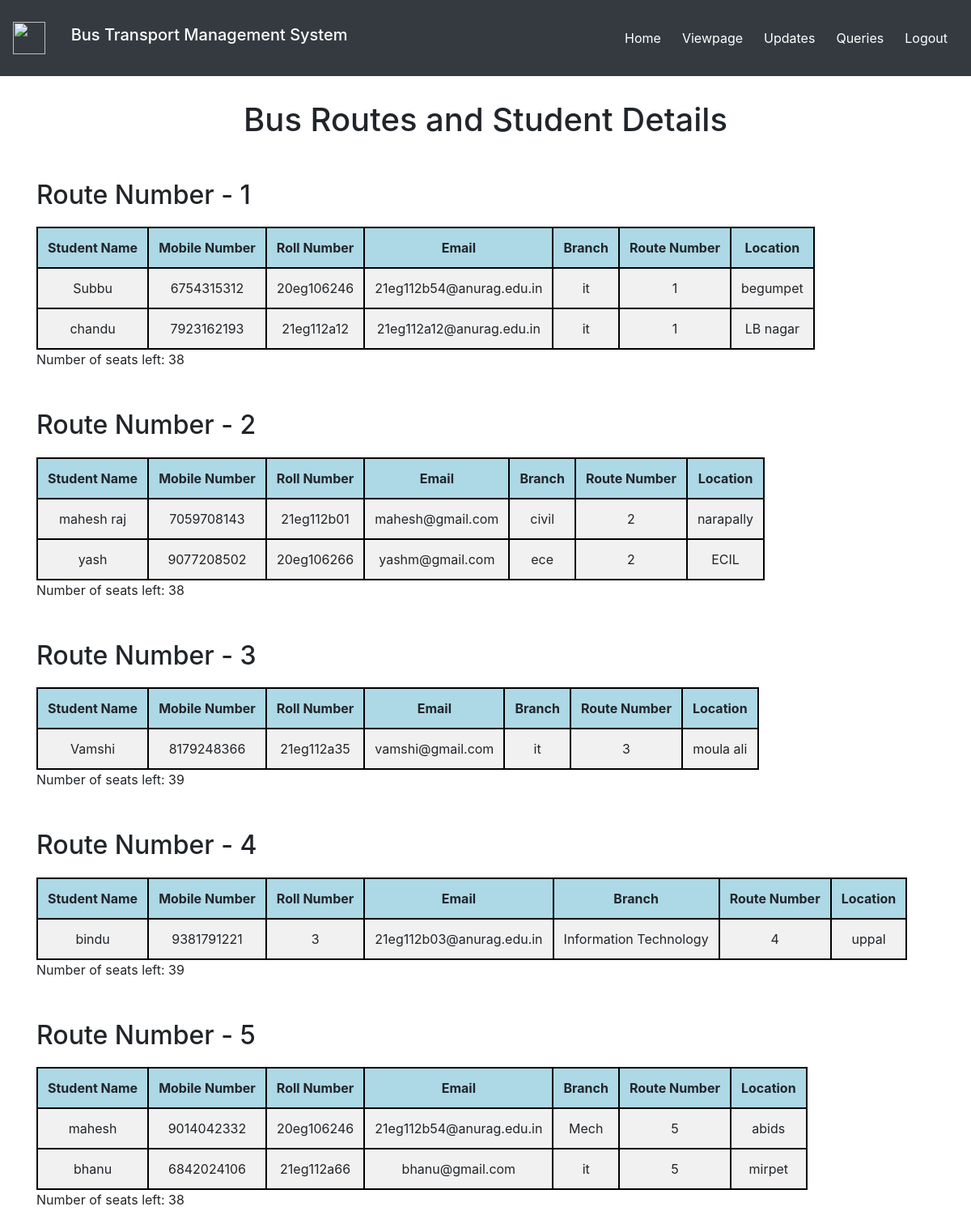
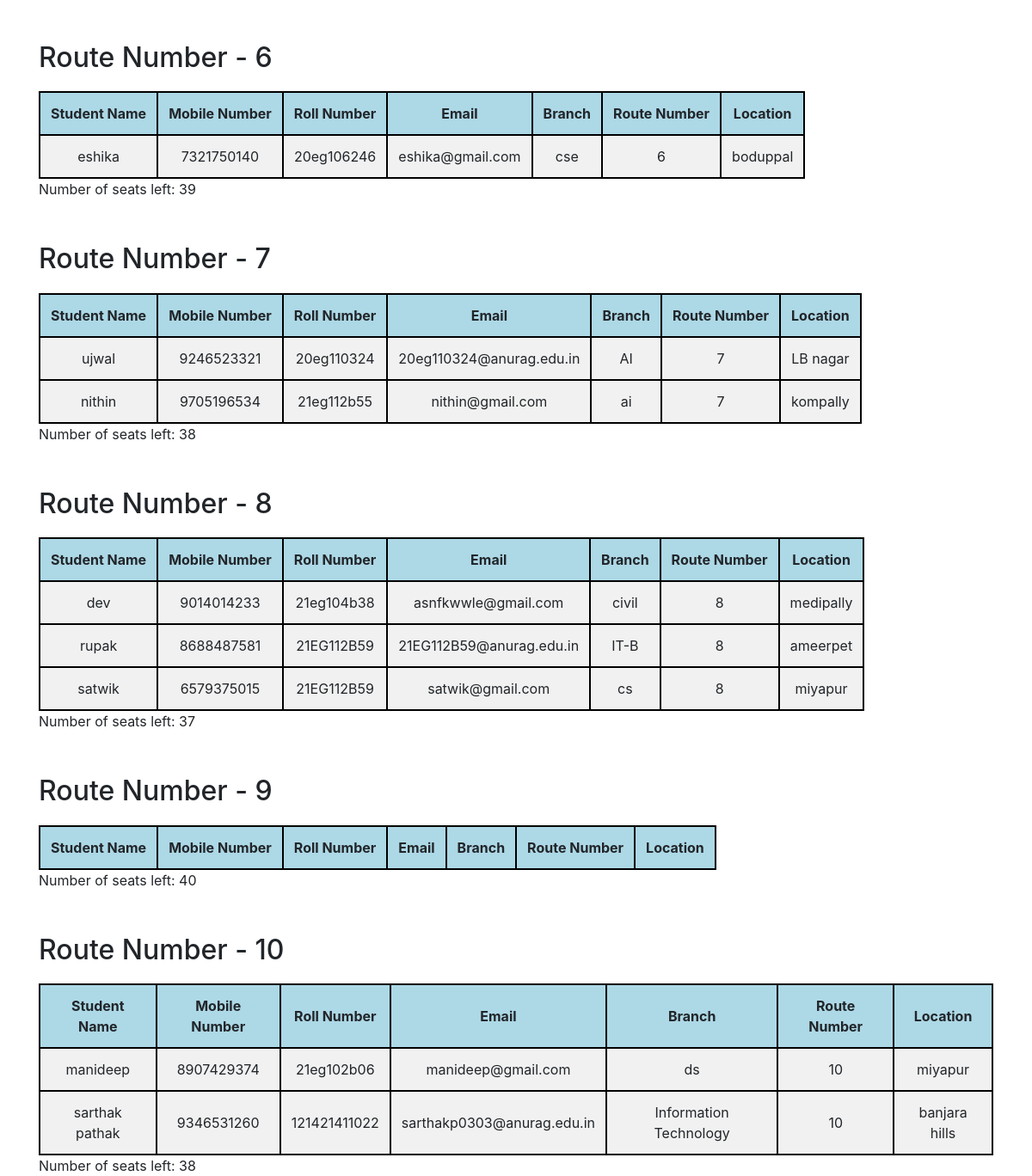
The app's page /students/ (signed in) with its own data (2 pictures, top to bottom).
### Bus/models.py (models this page shows, shortened)
class Signup(models.Model):
    fname = models.CharField(max_length=50)
    number = models.CharField(max_length=10, validators=[RegexValidator(r'^\d{1,10}$')])
    rollno = models.CharField(max_length=10)
    email = models.EmailField(max_length=50)
    Branch = models.CharField(max_length=50)
    rt_number = models.CharField(max_length=10, validators=[RegexValidator(r'^\d{1,10}$')])
    st_name = models.CharField(max_length=50)

### Bus/decorators.py (the view)
        def wrapper_func(request,*args,**kwargs):
            group=None
            if request.user.groups.exists():
                group= request.user.groups.all()[0].name
            if group in allowed_roles:
                return view_func(request,*args,**kwargs)
            else:
                return redirect('/login')

### templates/admin_students.html (shortened to what this page needs)
<!DOCTYPE html>
<html lang="en" style="height: 100%">
  <head>
    <link rel="stylesheet" href="https://cdn.jsdelivr.net/npm/bootstrap@4.5.3/dist/css/bootstrap.min.css">
  </head>
  <body>
    <nav class="navbar navbar-expand-lg navbar-dark bg-dark">
      <img
        src="https://cdn.iconscout.com/icon/premium/png-256-thumb/bus-276-356059.png"
        height="40"
        width="40"
      />
      <a class="navbar-brand h1">Bus Transport Management System</a>
      <div class="collapse navbar-collapse" id="navbarSupportedContent">
        <ul class="navbar-nav ml-auto">
          <li class="nav-item active p">
            <a class="nav-link" href="/"> Home </a>
          </li>
          <li class="nav-item active p">
            <a class="nav-link" href="/viewpage">Viewpage</a>
          </li>
          <li class="nav-item active p">
            <a class="nav-link" href="/aupdates">Updates</a>
          </li>
          <li class="nav-item active p">
            <a class="nav-link" href="/query"> Queries </a>
          </li>
          <li class="nav-item active p">
            <a class="nav-link" href="/logout"> Logout </a>
          </li>
        </ul>
      </div>
    </nav>
    <h1 style="text-align: center ;">Bus Routes and Student Details</h1>
    <div class="container">
        <h2>Route Number - 1</h2>
        <table>
          <tr>
            <th>Student Name</th>
            <th>Mobile Number</th>
            <th>Roll Number</th>
            <th>Email</th>
            <th>Branch</th>
            <th>Route Number</th>
            <th>Location</th>
          </tr>
          {% for student in stud_list1 %}
          <tr text-align='center'>
            <td> {{ student.fname }} </td>
            <td> {{ student.number }} </td>
            <td> {{ student.rollno }} </td>
            <td> {{ student.email }} </td>
            <td> {{ student.Branch }} </td>
            <td> {{ student.rt_number }} </td>
            <td> {{ student.st_name }} </td>
          </tr>
          {% endfor %}
        </table>
        <p>Number of seats left: {{a}} </p>
        <h2>Route Number - 2</h2>
        <table border= "2">
          <tr>
            <th>Student Name</th>
            <th>Mobile Number</th>
            <th>Roll Number</th>
            <th>Email</th>
            <th>Branch</th>
            <th>Route Number</th>
            <th>Location</th>
          </tr>
          {% for student in stud_list2 %}
          <tr text-align='center'>
            <td> {{ student.fname }} </td>
            <td> {{ student.number }} </td>
            <td> {{ student.rollno }} </td>
            <td> {{ student.email }} </td>
            <td> {{ student.Branch }} </td>
            <td> {{ student.rt_number }} </td>
            <td> {{ student.st_name }} </td>
          </tr>
          {% endfor %}
        </table>
        <p>Number of seats left: {{b}} </p>
        <h2>Route Number - 3</h2>
        <table border= "2">
          <tr>
            <th>Student Name</th>
            <th>Mobile Number</th>
            <th>Roll Number</th>
            <th>Email</th>
            <th>Branch</th>
            <th>Route Number</th>
            <th>Location</th>
          </tr>
          {% for student in stud_list3 %}
          <tr text-align='center'>
            <td> {{ student.fname }} </td>
            <td> {{ student.number }} </td>
            <td> {{ student.rollno }} </td>
            <td> {{ student.email }} </td>
            <td> {{ student.Branch }} </td>
            <td> {{ student.rt_number }} </td>
            <td> {{ student.st_name }} </td>
          </tr>
          {% endfor %}
        </table>
        <p>Number of seats left: {{c}} </p>
        <h2>Route Number - 4</h2>
        <table border= "2">
          <tr>
            <th>Student Name</th>
            <th>Mobile Number</th>
            <th>Roll Number</th>
            <th>Email</th>
            <th>Branch</th>
            <th>Route Number</th>
            <th>Location</th>
          </tr>
          {% for student in stud_list4 %}
          <tr text-align='center'>
            <td> {{ student.fname }} </td>
            <td> {{ student.number }} </td>
            <td> {{ student.rollno }} </td>
            <td> {{ student.email }} </td>
            <td> {{ student.Branch }} </td>
            <td> {{ student.rt_number }} </td>
            <td> {{ student.st_name }} </td>
          </tr>
          {% endfor %}
        </table>
        <p>Number of seats left: {{d}} </p>
        <h2>Route Number - 5</h2>
        <table border= "2">
          <tr>
            <th>Student Name</th>
            <th>Mobile Number</th>
            <th>Roll Number</th>
            <th>Email</th>
            <th>Branch</th>
            <th>Route Number</th>
            <th>Location</th>
          </tr>
          {% for student in stud_list5 %}
          <tr text-align='center'>
            <td> {{ student.fname }} </td>
            <td> {{ student.number }} </td>
            <td> {{ student.rollno }} </td>
            <td> {{ student.email }} </td>
            <td> {{ student.Branch }} </td>
            <td> {{ student.rt_number }} </td>
            <td> {{ student.st_name }} </td>
          </tr>
          {% endfor %}
        </table>
        <p>Number of seats left: {{e}} </p>
        <h2>Route Number - 6</h2>
        <table border= "2">
          <tr>
            <th>Student Name</th>
            <th>Mobile Number</th>
            <th>Roll Number</th>
            <th>Email</th>
            <th>Branch</th>
            <th>Route Number</th>
            <th>Location</th>
          </tr>
          {% for student in stud_list6 %}
          <tr text-align='center'>
            <td> {{ student.fname }} </td>
            <td> {{ student.number }} </td>
            <td> {{ student.rollno }} </td>
            <td> {{ student.email }} </td>
            <td> {{ student.Branch }} </td>
            <td> {{ student.rt_number }} </td>
            <td> {{ student.st_name }} </td>
          </tr>
          {% endfor %}
        </table>
        <p>Number of seats left: {{f}} </p>
        <h2>Route Number - 7</h2>
        <table border= "2">
          <tr>
            <th>Student Name</th>
            <th>Mobile Number</th>
            <th>Roll Number</th>
            <th>Email</th>
            <th>Branch</th>
            <th>Route Number</th>
            <th>Location</th>
          </tr>
          {% for student in stud_list7 %}
          <tr text-align='center'>
            <td> {{ student.fname }} </td>
            <td> {{ student.number }} </td>
            <td> {{ student.rollno }} </td>
            <td> {{ student.email }} </td>
            <td> {{ student.Branch }} </td>
            <td> {{ student.rt_number }} </td>
            <td> {{ student.st_name }} </td>
          </tr>
          {% endfor %}
        </table>
        <p>Number of seats left: {{g}} </p>
        <h2>Route Number - 8</h2>
        <table border= "2">
          <tr>
            <th>Student Name</th>
            <th>Mobile Number</th>
            <th>Roll Number</th>
            <th>Email</th>
            <th>Branch</th>
            <th>Route Number</th>
            <th>Location</th>
          </tr>
          {% for student in stud_list8 %}
          <tr text-align='center'>
            <td> {{ student.fname }} </td>
            <td> {{ student.number }} </td>
            <td> {{ student.rollno }} </td>
            <td> {{ student.email }} </td>
            <td> {{ student.Branch }} </td>
            <td> {{ student.rt_number }} </td>
            <td> {{ student.st_name }} </td>
          </tr>
          {% endfor %}
        </table>
        <p>Number of seats left: {{h}} </p>
        <h2>Route Number - 9</h2>
        <table border= "2">
          <tr>
            <th>Student Name</th>
            <th>Mobile Number</th>
            <th>Roll Number</th>
            <th>Email</th>
            <th>Branch</th>
            <th>Route Number</th>
            <th>Location</th>
          </tr>
        </table>
        <p>Number of seats left: {{i}} </p>
        <h2>Route Number - 10</h2>
        <table border= "2">
          <tr>
            <th>Student Name</th>
            <th>Mobile Number</th>
            <th>Roll Number</th>
            <th>Email</th>
            <th>Branch</th>
            <th>Route Number</th>
            <th>Location</th>
          </tr>
          {% for student in stud_list10 %}
          <tr text-align='center'>
            <td> {{ student.fname }} </td>
            <td> {{ student.number }} </td>
            <td> {{ student.rollno }} </td>
            <td> {{ student.email }} </td>
            <td> {{ student.Branch }} </td>
            <td> {{ student.rt_number }} </td>
            <td> {{ student.st_name }} </td>
          </tr>
          {% endfor %}
        </table>
        <p>Number of seats left: {{j}} </p>
      </div>
  </body>
</html>

### templates/admin_students.html (style rules this page uses)
a.navbar-brand.h1 { margin-left: 1% ; padding: 20px; }
li.nav-item.active.p { margin: 5px; }
table { border:2px solid black; }
tr { border:2px solid black; }
td { border:2px solid black; padding: 12px; text-align: center; background-color: #f1f1f1; }
th { border:2px solid black; padding: 12px; text-align: center; background-color: lightblue; }
h1 { margin-top: 30px ; }
h2 { margin-top: 50px ; margin-bottom: 20px ; }

### records on screen
Signup: fname "Subbu", number "6754315312", rollno "20eg106246", email "21eg112b54@anurag.edu.in", Branch "it", rt_number "1", st_name "begumpet"
Signup: fname "chandu", number "7923162193", rollno "21eg112a12", email "21eg112a12@anurag.edu.in", Branch "it", rt_number "1", st_name "LB nagar"
Signup: fname "mahesh raj", number "7059708143", rollno "21eg112b01", email "mahesh@gmail.com", Branch "civil", rt_number "2", st_name "narapally"
Signup: fname "yash", number "9077208502", rollno "20eg106266", email "yashm@gmail.com", Branch "ece", rt_number "2", st_name "ECIL"
Signup: fname "Vamshi", number "8179248366", rollno "21eg112a35", email "vamshi@gmail.com", Branch "it", rt_number "3", st_name "moula ali"
Signup: fname "bindu", number "9381791221", rollno "3", email "21eg112b03@anurag.edu.in", Branch "Information Technology", rt_number "4", st_name "uppal"
Signup: fname "mahesh", number "9014042332", rollno "20eg106246", email "21eg112b54@anurag.edu.in", Branch "Mech", rt_number "5", st_name "abids"
Signup: fname "bhanu", number "6842024106", rollno "21eg112a66", email "bhanu@gmail.com", Branch "it", rt_number "5", st_name "mirpet"
Signup: fname "eshika", number "7321750140", rollno "20eg106246", email "eshika@gmail.com", Branch "cse", rt_number "6", st_name "boduppal"
Signup: fname "ujwal", number "9246523321", rollno "20eg110324", email "20eg110324@anurag.edu.in", Branch "AI", rt_number "7", st_name "LB nagar"
Signup: fname "nithin", number "9705196534", rollno "21eg112b55", email "nithin@gmail.com", Branch "ai", rt_number "7", st_name "kompally"
Signup: fname "dev", number "9014014233", rollno "21eg104b38", email "asnfkwwle@gmail.com", Branch "civil", rt_number "8", st_name "medipally"
Signup: fname "rupak", number "8688487581", rollno "21EG112B59", email "21EG112B59@anurag.edu.in", Branch "IT-B", rt_number "8", st_name "ameerpet"
Signup: fname "satwik", number "6579375015", rollno "21EG112B59", email "satwik@gmail.com", Branch "cs", rt_number "8", st_name "miyapur"
Signup: fname "manideep", number "8907429374", rollno "21eg102b06", email "manideep@gmail.com", Branch "ds", rt_number "10", st_name "miyapur"
Signup: fname "sarthak pathak", number "9346531260", rollno "121421411022", email "sarthakp0303@anurag.edu.in", Branch "Information Technology", rt_number "10", st_name "banjara hills"

### other values on screen
{{ a }} "38"
{{ b }} "38"
{{ c }} "39"
{{ d }} "39"
{{ e }} "38"
{{ f }} "39"
{{ g }} "38"
{{ h }} "37"
{{ i }} "40"
{{ j }} "38"
